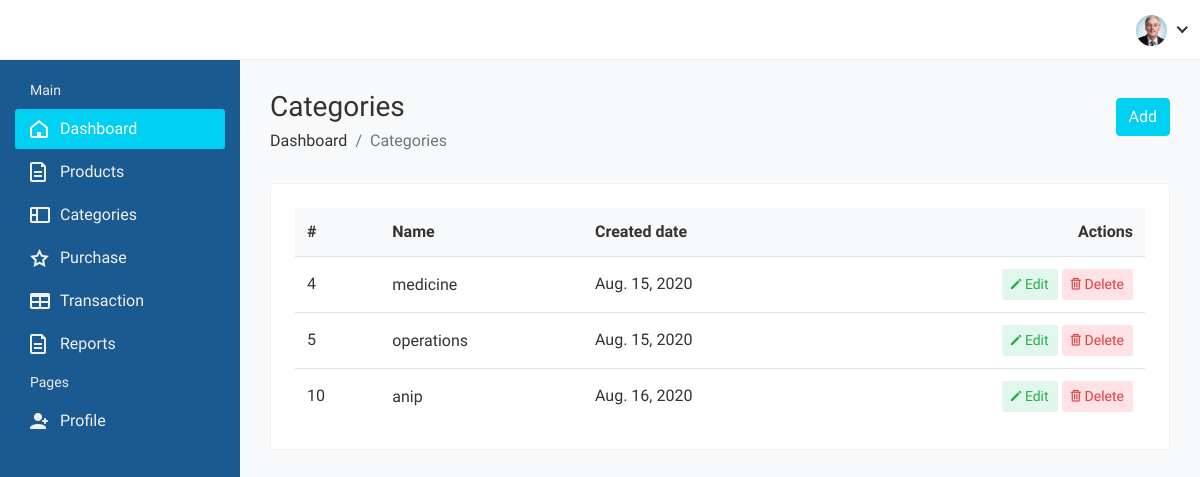
The app's page /cat/ (signed in) with its own data.
### amisapp1/models.py (models this page shows)
class dawa_category(models.Model):
    user = models.CharField(max_length=50,null=True)
    category = models.CharField(max_length=100)
    added_on = models.DateField(auto_now_add=True,null=True)
    def __str__(self):
        return self.category

### amisapp1/views.py (the view)
# urls.py: path('cat/', views.cat, name='cat'),
def cat(request):
    context = {}
    products_data = dawa_add_product.objects.filter(user=request.user.username)
    context["products_data"]=products_data
    products_category = dawa_category.objects.filter(user=request.user.username)
    context["products_category"]=products_category
    print(products_category)
    if request.method == "POST":
        category = request.POST["category"]
        user = User.objects.get(id=request.user.id)
        set_user = user.username
        data1 = dawa_category(user = set_user,category=category)
        data1.save()
    return render(request,"pharma/categories.html",context)

### templates/pharma/categories.html (shortened to what this page needs)
<!DOCTYPE html>
			{%extends "pharma/base.html"%}
			{%load static%}
			{%block body%}
            <div class="page-wrapper">
                <div class="content container-fluid">
					<div class="page-header">
						<div class="row">
							<div class="col-sm-7 col-auto">
								<h3 class="page-title">Categories</h3>
								<ul class="breadcrumb">
									<li class="breadcrumb-item"><a href="{% url 'pharmacistDashboard'%}">Dashboard</a></li>
									<li class="breadcrumb-item active">Categories</li>
								</ul>
							</div>
							<div class="col-sm-5 col">
								<a href="#Add_Specialities_details" data-toggle="modal" class="btn btn-primary float-right mt-2">Add</a>
							</div>
						</div>
					</div>
					<div class="row">
						<div class="col-sm-12">
							<div class="card">
								<div class="card-body">
									<div class="table-responsive">
										<table class="datatable table table-hover table-center mb-0">
											<thead>
												<tr>
													<th>#</th>
													<th>Name</th>
													<th>Created date</th>
													<th class="text-right">Actions</th>
												</tr>
											</thead>
											<tbody>
												{%for data in products_category%}
												<tr>
													<td>{{data.id}}</td>
													<td>
														<h2 class="table-avatar">
															{{data.category}}
														</h2>
													</td>
													<td>{{data.added_on}}</td>
													<td class="text-right">
														<div class="actions">
															<a class="btn btn-sm bg-success-light" data-toggle="modal" href="#edit_specialities_details">
																<i class="fe fe-pencil"></i> Edit
															</a>
															<a  data-toggle="modal" href="#delete_modal" class="btn btn-sm bg-danger-light">
																<i class="fe fe-trash"></i> Delete
															</a>
														</div>
													</td>
												</tr>
												{%endfor%}
											</tbody>
										</table>
									</div>
								</div>
							</div>
						</div>
					</div>
				</div>
			</div>
        </div>
		{%endblock%}

### records on screen
dawa_category: id "4", category "medicine", added_on "Aug. 15, 2020"
dawa_category: id "5", category "operations", added_on "Aug. 15, 2020"
dawa_category: id "10", category "anip", added_on "Aug. 16, 2020"
